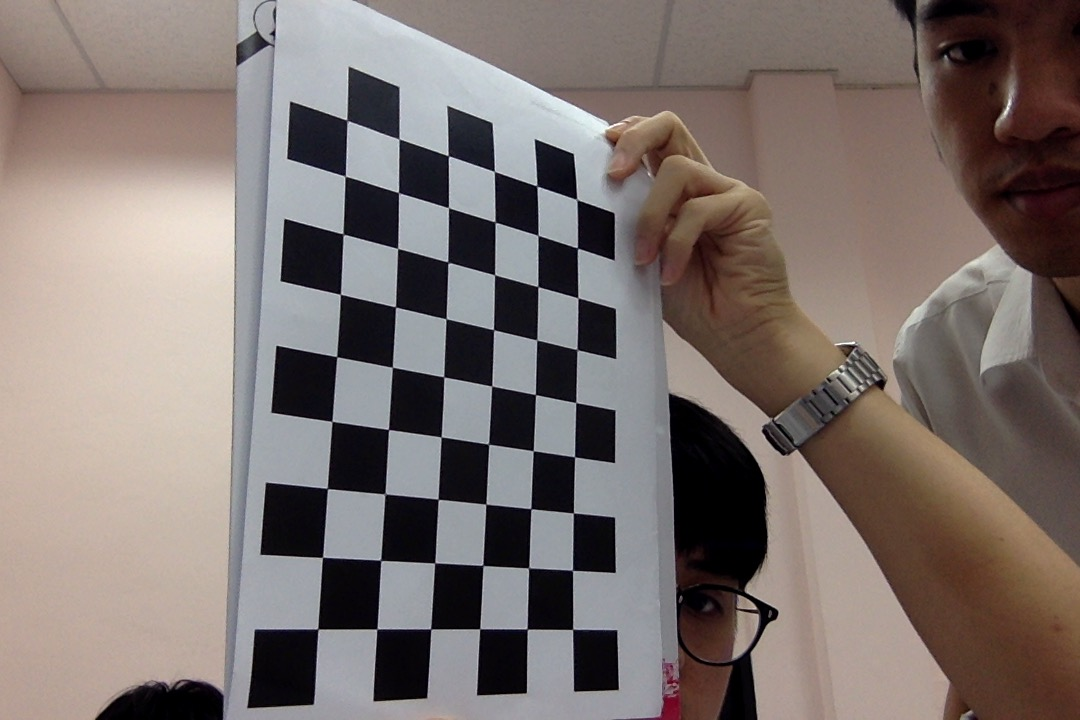
#> input picture Chess/Photo on 3-22-2560 BE at 2.25 PM #2.jpg, 1080 x 720 px; its folder holds 4 pictures in this run
$ python ar.py
#> lines starting #> are read from the running program, lines starting #| are printed output that depends on the picture; after the words box and inside, x2 and y2 are one past the last pixel; in counts of white or black regions, pixels touching at a corner belong together
import numpy as np
import cv2
import glob

# termination criteria
criteria = (cv2.TERM_CRITERIA_EPS + cv2.TERM_CRITERIA_MAX_ITER, 30, 0.001)

# prepare object points, like (0,0,0), (1,0,0), (2,0,0) ....,(6,5,0)
objp = np.zeros((6*9,3), np.float32)
objp[:,:2] = np.mgrid[0:9,0:6].T.reshape(-1,2)

# Arrays to store object points and image points from all the images.
objpoints = [] # 3d point in real world space
imgpoints = [] # 2d points in image plane.

images = glob.glob('Chess/*.jpg')

for fname in images:
    img = cv2.imread(fname)
#> img is the input picture: shape (720, 1080, 3); mean B, G, R 110.5, 114.4, 125.2
    gray = cv2.cvtColor(img,cv2.COLOR_BGR2GRAY)
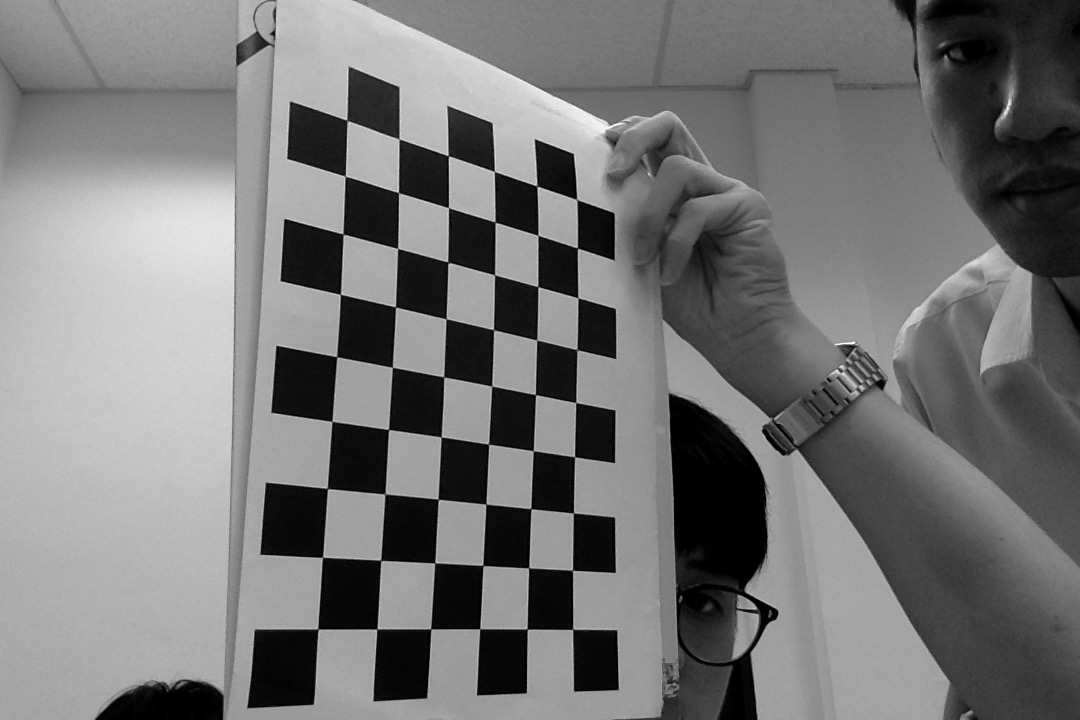
#> gray: shape (720, 1080); min 0, max 255, mean 117.2

    # Find the chess board corners
    ret, corners = cv2.findChessboardCorners(gray, (9,6),None)
#> ret = True; corners = 54 rows, first 8: [317.8, 628.7], [322.5, 557.2], [327.4, 488.7], [331.9, 421.5], [336.8, 356.7], [340.4, 294.3], [343.5, 234.4], [345.1, 176.3]

    # If found, add object points, image points (after refining them)
    if ret == True:
        objpoints.append(objp)

        corners2 = cv2.cornerSubPix(gray,corners,(11,11),(-1,-1),criteria)
#> corners2 = 54 rows, first 8: [317.8, 629], [322.5, 557.3], [327.4, 488.5], [332, 421.4], [336.7, 356.7], [340.4, 294.3], [343.1, 234], [345.2, 176.2]
        imgpoints.append(corners2)

        # Draw and display the corners
        img = cv2.drawChessboardCorners(img, (9,6), corners2,ret)
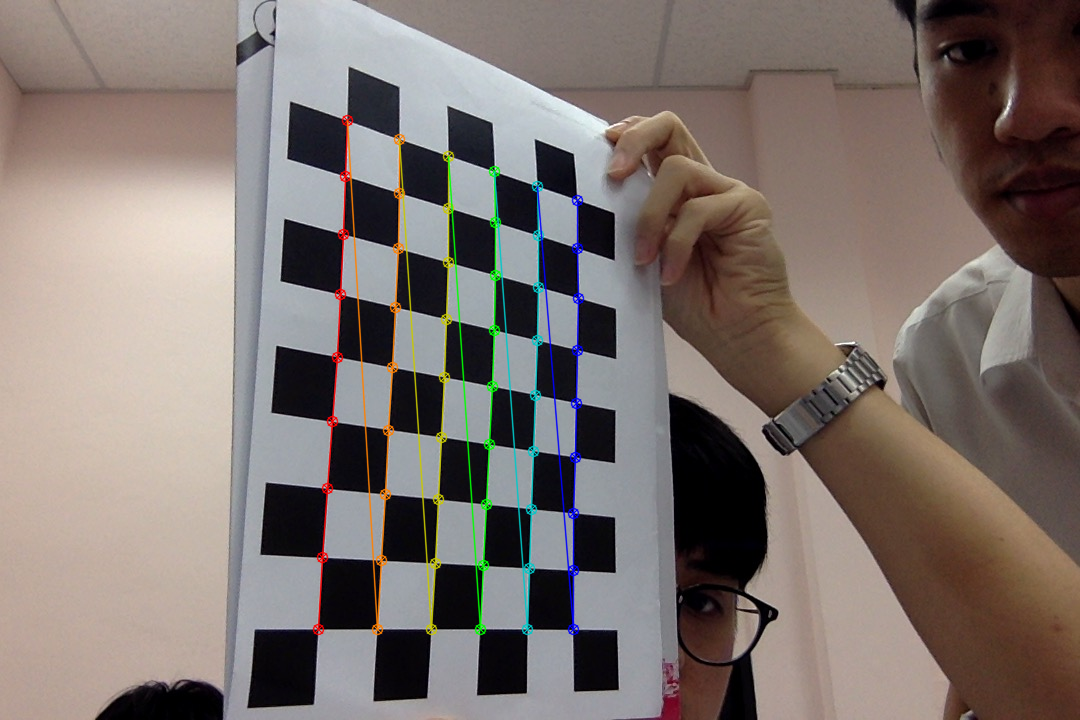
#> img: shape (720, 1080, 3); 2.51% of pixels changed, all inside (x1, y1, x2, y2) = (312, 114, 585, 636)
        cv2.imshow('img',img)
        cv2.waitKey(500)
#> pass 2 of the loop `for fname in images:`:
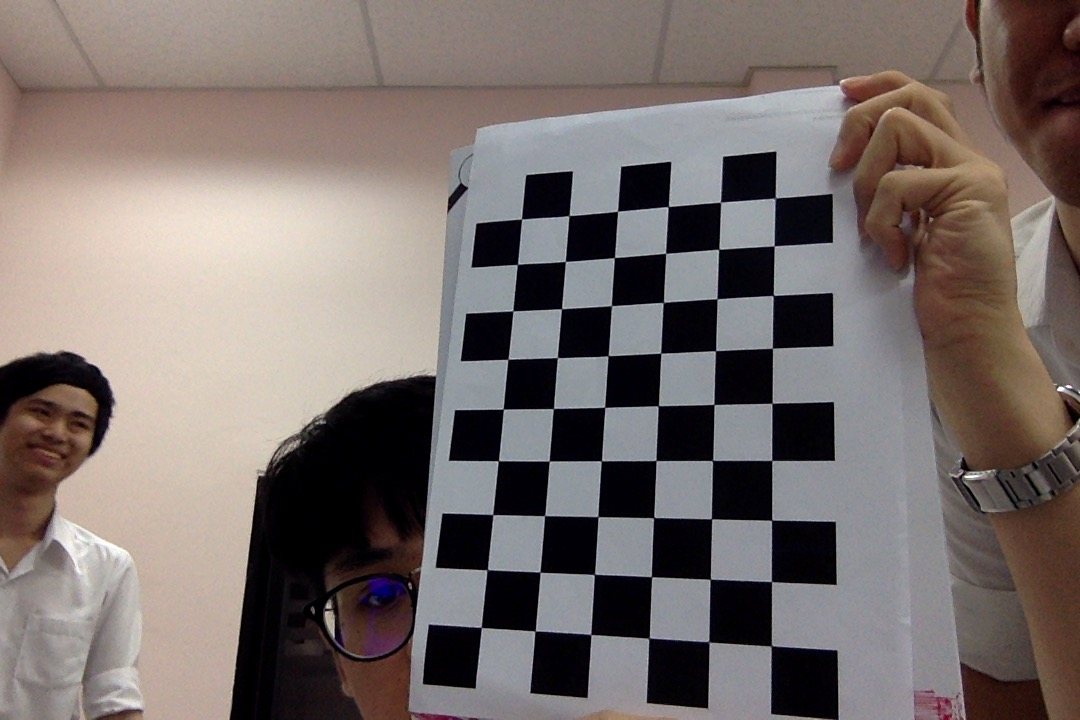
#> input picture Chess/Photo on 3-22-2560 BE at 2.25 PM #3.jpg, 1080 x 720 px
#> img is the input picture: shape (720, 1080, 3); mean B, G, R 107.4, 110.7, 120.8
#> `gray = cv2.cvtColor(img,cv2.COLOR_BGR2GRAY)`:
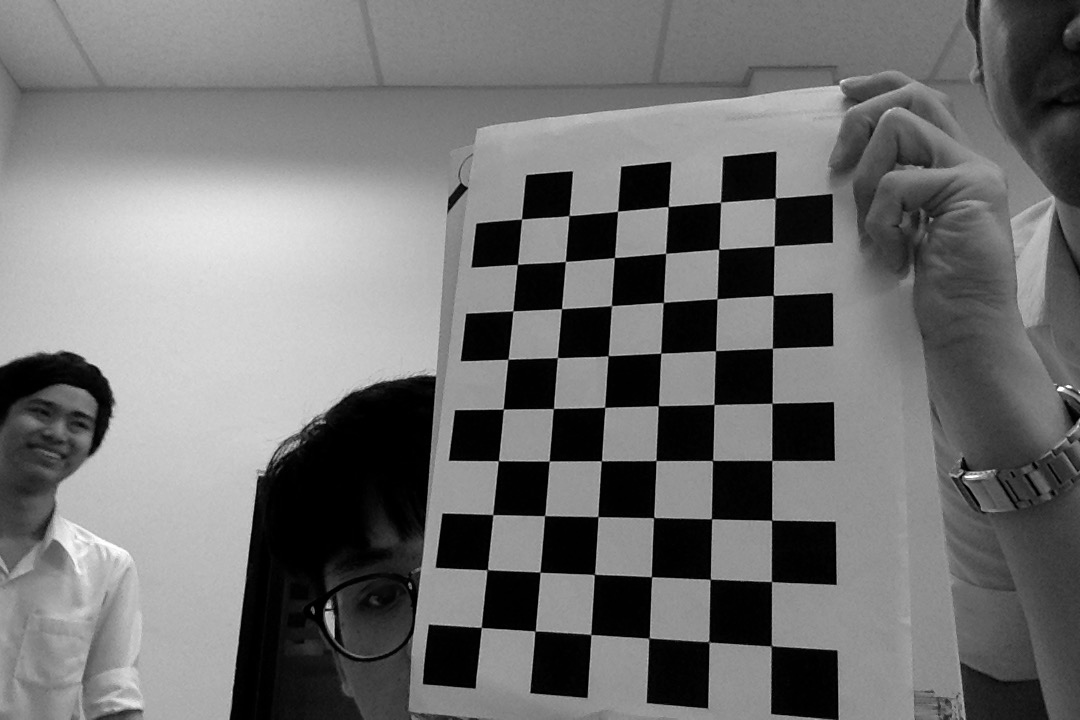
#> gray: shape (720, 1080); min 0, max 255, mean 113.3
#> corners = 54 rows, first 8: [481.2, 627.2], [487.4, 569.6], [492.8, 514.5], [498.4, 460.7], [503.4, 409.2], [507.9, 359.2], [512.9, 310.8], [517.4, 264.4]
#> corners2 = 54 rows, first 8: [481.3, 627.4], [487.2, 569.7], [492.7, 514.6], [498.4, 460.7], [503.3, 409.1], [507.9, 359.3], [512.8, 310.8], [517.4, 264.4]
#> `img = cv2.drawChessboardCorners(img, (9,6), corners2,ret)`:
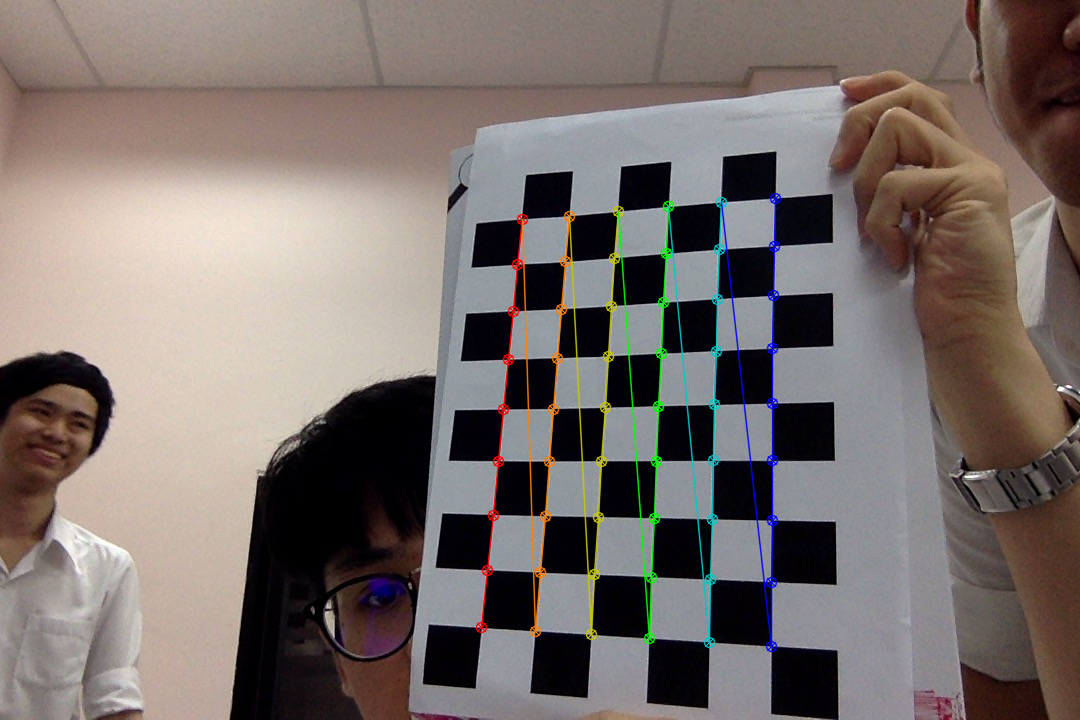
#> img: shape (720, 1080, 3); 2.37% of pixels changed, all inside (x1, y1, x2, y2) = (475, 192, 782, 653)
#> pass 3 of the loop `for fname in images:`:
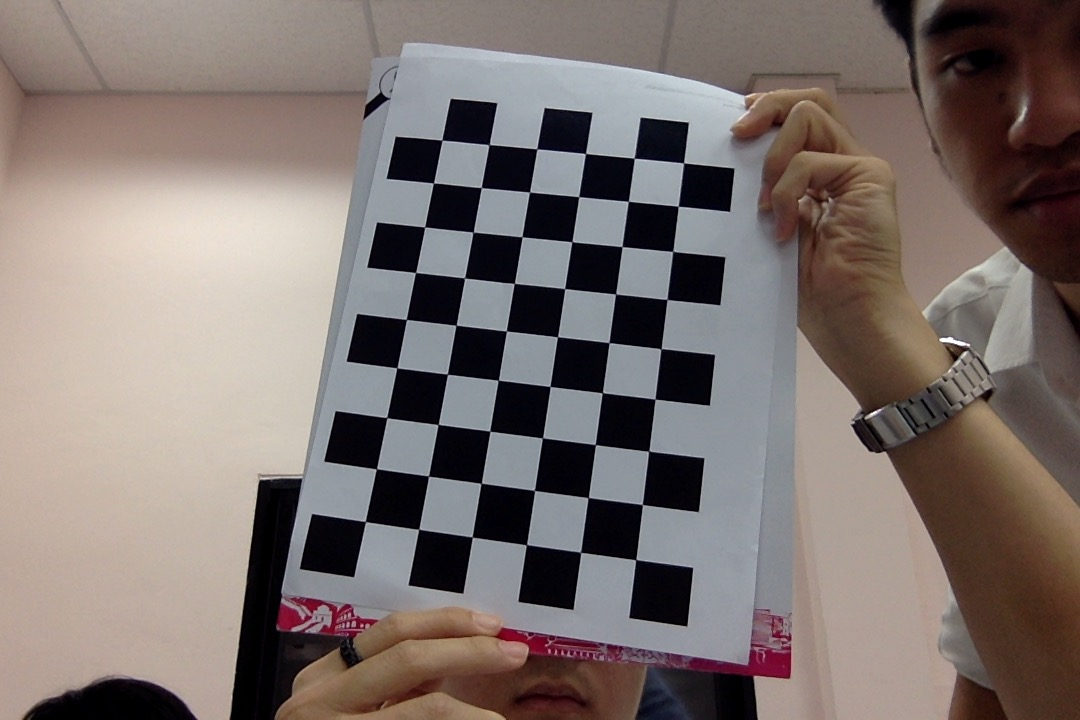
#> input picture Chess/Photo on 3-22-2560 BE at 2.25 PM.jpg, 1080 x 720 px
#> img is the input picture: shape (720, 1080, 3); mean B, G, R 110.4, 114.2, 125.3
#> `gray = cv2.cvtColor(img,cv2.COLOR_BGR2GRAY)`:
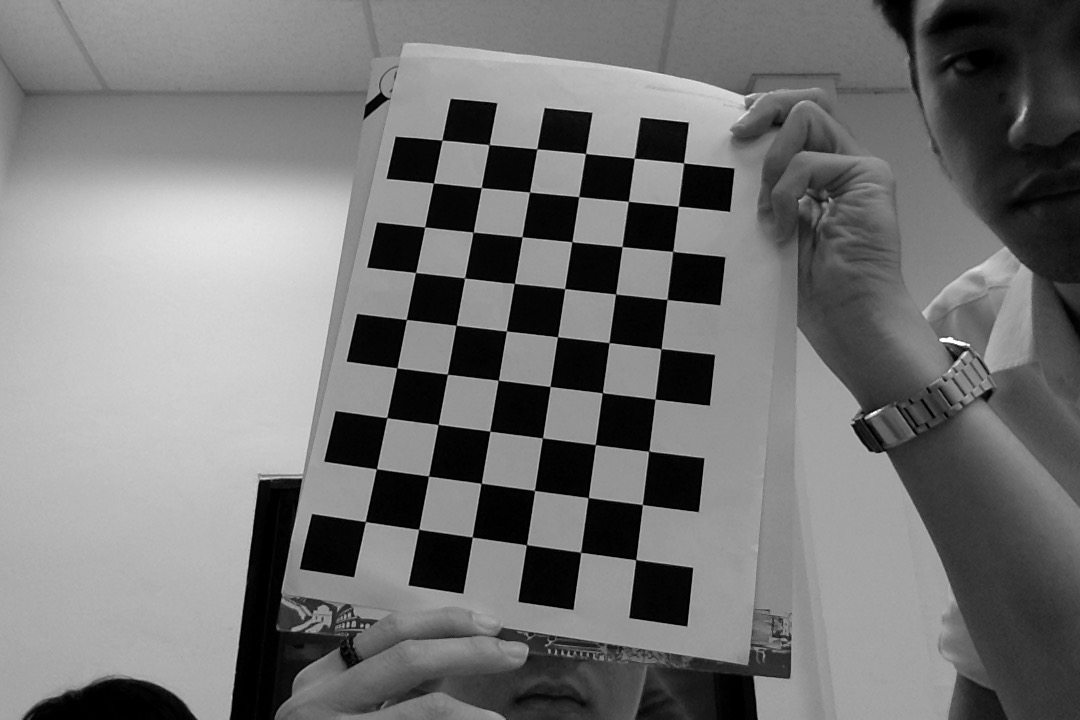
#> gray: shape (720, 1080); min 0, max 254, mean 117.1
#> corners = 54 rows, first 8: [365.5, 521.5], [376.5, 468.9], [386.9, 417.4], [396.7, 367.7], [406.4, 319.5], [415.5, 272.5], [424.5, 227], [433.5, 183]
#> corners2 = 54 rows, first 8: [365.4, 521.6], [376.4, 468.8], [386.7, 417.6], [396.8, 367.8], [406.4, 319.5], [415.5, 272.5], [424.7, 226.9], [433.5, 182.9]
#> `img = cv2.drawChessboardCorners(img, (9,6), corners2,ret)`:
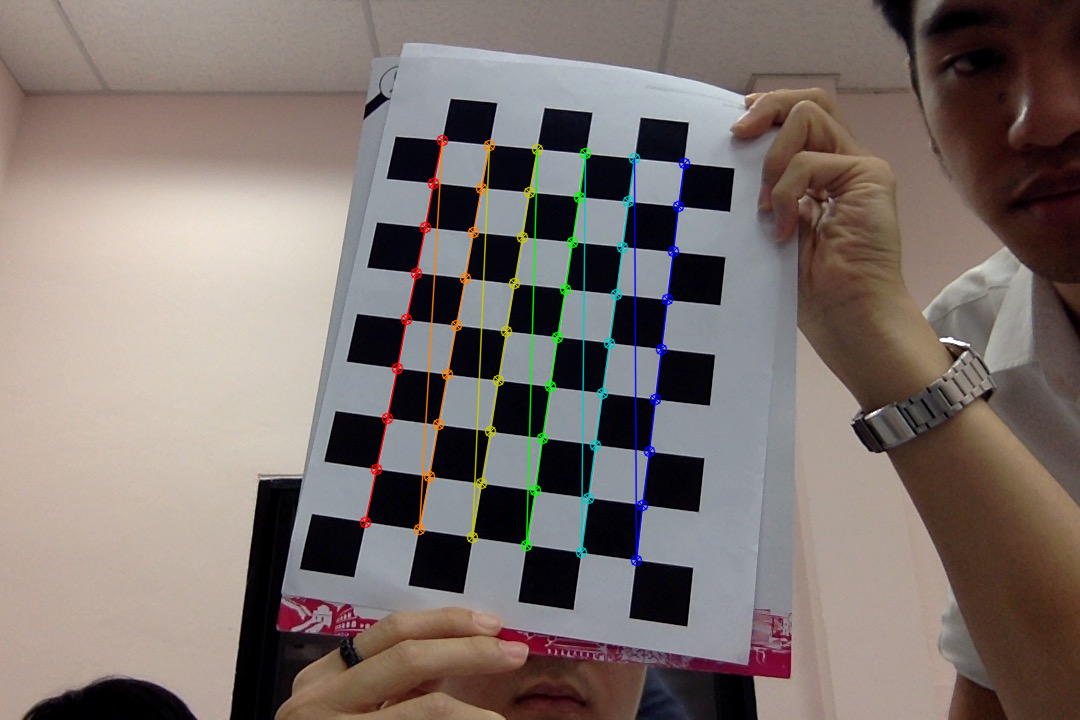
#> img: shape (720, 1080, 3); 2.22% of pixels changed, all inside (x1, y1, x2, y2) = (359, 134, 691, 567)
#> the loop made 4 passes; the first 3 are shown

ret, mtx, dist, rvecs, tvecs = cv2.calibrateCamera(objpoints, imgpoints, gray.shape[::-1],None,None)

img = cv2.imread('chess2.jpg')
#> (the run stopped early here; a loop or call above may not have finished)
